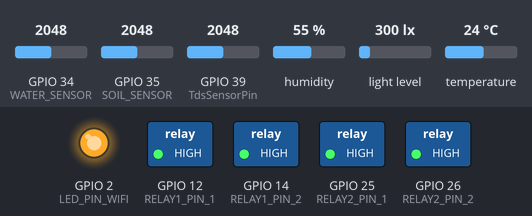
Simulated run of this sketch. Board: ESP32. Shown: switched loads named in the sketch (green lamp = pin HIGH), output pins drawn as LEDs (lit = HIGH). Inputs (shaded band) come from the test bench; at power-on: GPIO 34 (WATER_SENSOR) = 2048, temperature 24 °C, light level 300 lx, GPIO 35 (SOIL_SENSOR) = 2048, GPIO 39 (TdsSensorPin) = 2048, humidity 55 %. WiFi joins after 1.5 s; servers stay silent unless stated; no MQTT or app messages arrive unless stated; what the sketch prints to the serial monitor is not drawn.

Above: at 3.3 s.
3.4 s: GPIO 34 (WATER_SENSOR) set to 260
At 5.62 s:
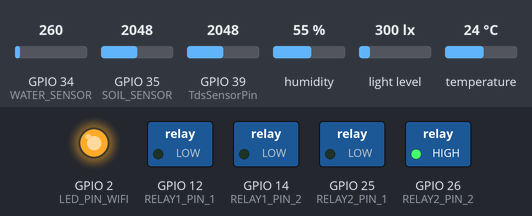
15.3 s: GPIO 34 (WATER_SENSOR) set to 223
At 16.8 s:
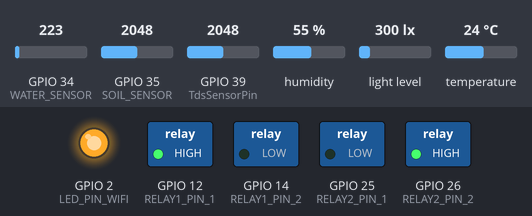
22.0 s: temperature set to 26.6 °C
28.7 s: temperature set to 27.6 °C
At 30.6 s:
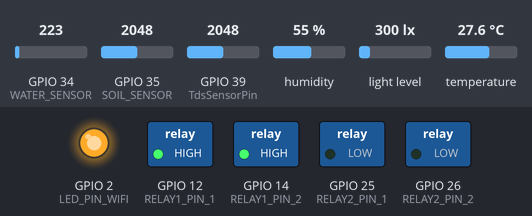
35.4 s: light level set to 477 lx
42.1 s: light level set to 536 lx
At 46.5 s:
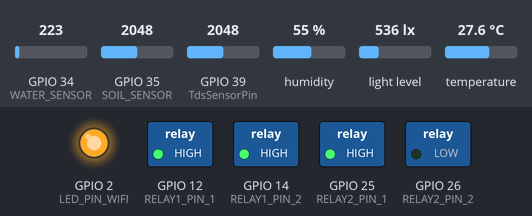
Timing chart, 0 to 48.0 s (numbered marks = the images above; inputs shaded):
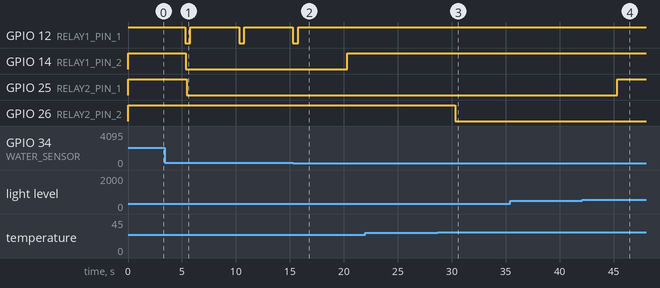

The sketch:

Smart_plant_project_v2.ino
```cpp
#include <DHT.h>
#include <WiFi.h>
#include <PubSubClient.h>
#include <Wire.h>
#include <BH1750.h>

// LED WiFi indicator
#define LED_PIN_WIFI LED_BUILTIN

// LED MQTT indicator
#define LED_PIN_MQTT 2

// DHT Sensor
#define DHTPIN 4        // Digital pin connected to the DHT sensor
#define DHTTYPE DHT22   // DHT 22  (AM2302), AM2321
DHT dht(DHTPIN, DHTTYPE);

// 2 Way Module Relay HW-383
#define RELAY1_PIN_1 12 // Submersible Water Pump
#define RELAY1_PIN_2 14 // Water Mist Generator
#define RELAY2_PIN_1 25 // LED Stripe
#define RELAY2_PIN_2 26 // Kipas

// Light Sensor
BH1750 lightMeter;
#define LIGHT_SDA 32
#define LIGHT_SCL 33

// MH Water Sensor (water level)
#define WATER_SENSOR 34

// Capacitive Soil Moisture Sensor
#define SOIL_SENSOR 35
// Calibration values (Update these based on your own sensor testing)
const int AirValue = 2290;   // Sensor reading in dry air
const int WaterValue = 355; // Sensor reading completely submerged in water

// TDS Sensor v1.0
#define TdsSensorPin 39  // ADC pin connected to AOUT
#define VREF 3.3         // ESP32 ADC reference voltage
#define SCOUNT 30        // Number of samples
int analogBuffer[SCOUNT];
int analogBufferIndex = 0;
float averageAnalogRead() {
  long sum = 0;
  for (int i = 0; i < SCOUNT; i++) sum += analogBuffer[i];
  return sum / (float)SCOUNT;
}

// Range ideal suhu tanaman hias 18 - 27 (done)
const int TEMP_THRESHOLD = 27;

// Range ideal kelembaban tanaman hias 60% - 80% (done)
const int MIST_THRESHOLD = 70;

// Range ideal tinggi air pada wadah 250 - 2000 unit (done)
const int WATER_THRESHOLD = 250;

// Range ideal ppm air pada wadah 0 - 450 ppm (done)
const int PPM_THRESHOLD = 450;

// Range ideal kelembaban tanah 50% - 70% (done)
const int SOIL_MOIST_THRESHOLD = 60;

// Range ideal intensitas cahaya 500 - 1500 lux (done)
const int LUX_THRESHOLD = 500;

// Actuator stays ON only for this long (ms) each time it is triggered
const unsigned int PULSE_DURATION = 500; // 0.5 detik

const unsigned long STATE_NOTIF_INTERVAL = 300000; // 5 menit
unsigned long lastStateNotif = 0;

// WiFi Connection
const char* ssid = "Kantin Belakang";
const char* password = "PemudaTersesat27";

// MQTT Server
const bool isCloud = false;
const char* cloudMqttServer = "broker.hivemq.com"; // MQTT cloud broker
const int cloudMqttPort = 1883; // MQTT cloud port
const char* localMqttServer = "192.168.1.29"; // MQTT local broker
const int localMqttPort = 1883; // MQTT local port

WiFiClient espClient;
PubSubClient client(espClient);

// MQTT Topics
const char* PUB_TEMPERATURE  = "/smartplant/esp32-01/sensor/temperature";
const char* PUB_HUMIDITY     = "/smartplant/esp32-01/sensor/humidity";
const char* PUB_MOISTURE     = "/smartplant/esp32-01/sensor/moisture";
const char* PUB_WATER_LEVEL  = "/smartplant/esp32-01/sensor/water-level";
const char* PUB_LIGHT        = "/smartplant/esp32-01/sensor/light";
const char* PUB_TDS          = "/smartplant/esp32-01/sensor/ppm";
const char* PUB_SNAPSHOT     = "/smartplant/esp32-01/data";

const char* NOTIF_PUMP       = "/smartplant/esp32-01/notification/pump";
const char* NOTIF_MIST       = "/smartplant/esp32-01/notification/mist";
const char* NOTIF_LED        = "/smartplant/esp32-01/notification/led";
const char* NOTIF_FAN        = "/smartplant/esp32-01/notification/fan";

const char* ON               = "1"; // ON
const char* OFF              = "0"; // OFF

void publishTopic(const char* topicName, String value){
  if(client.publish(topicName, value.c_str())) {
    Serial.print("Published [");
    Serial.print(topicName);
    Serial.print("]: ");
    Serial.println(value);
  } else {
    Serial.print("Failed to publish [");
    Serial.print(topicName);
    Serial.println("]");
  };
}

void setup_wifi() {
  delay(100);
  Serial.println();
  Serial.print("Connecting to ");
  Serial.println(ssid);
  WiFi.begin(ssid, password);

  while (WiFi.status() != WL_CONNECTED) {
    delay(1000);
    digitalWrite(LED_PIN_WIFI, LOW); // LED OFF
    Serial.print(".");
    Serial.print(" status=");
    Serial.println(WiFi.status());

  }

  digitalWrite(LED_PIN_WIFI, HIGH); // LED ON
  Serial.println("");
  Serial.println("WiFi connected");
  Serial.println("IP address: ");
  Serial.println(WiFi.localIP());
}

void setup_light_sensor() {
  Wire.begin(LIGHT_SDA, LIGHT_SCL); // SDA, SCL pins for ESP32

  // Initialize BH1750
  if (lightMeter.begin(BH1750::CONTINUOUS_HIGH_RES_MODE)) {
    Serial.println("BH1750 sensor initialized successfully.");
  } else {
    Serial.println("Error initializing BH1750. Check wiring!");
    while (true) delay(100);
  }
}

int latestWaterLevel = -1;
float latestTdsValue = -1;
float latestSoilMoistureValue = -1;
float latestTemperatureValue = -1;
float latestAirHumidityValue = -1;
float latestLuxValue = -1;

// Pulse state of each actuator
bool isPumpPulseActive = false;
bool isMistPulseActive = false;
bool isLedPulseActive = false;
bool isFanPulseActive = false;

unsigned long pumpPulseStart = 0;
unsigned long mistPulseStart = 0;
unsigned long ledPulseStart = 0;
unsigned long fanPulseStart = 0;

void updatePumpState() {
  if (latestWaterLevel < 0 || latestTdsValue < 0 || latestSoilMoistureValue < 0) {
    return;
  }

  bool isSoilBelowRange = latestSoilMoistureValue <= SOIL_MOIST_THRESHOLD;
  bool isWaterLevelInRange = latestWaterLevel >= WATER_THRESHOLD;
  bool isTdsInRange = latestTdsValue <= PPM_THRESHOLD;

  bool isPumpAllowed = isSoilBelowRange && isWaterLevelInRange && isTdsInRange;

  if (isPumpAllowed && !isPumpPulseActive) {
    digitalWrite(RELAY1_PIN_1, LOW); // Water pump on
    isPumpPulseActive = true;
    pumpPulseStart = millis();
    publishTopic(NOTIF_PUMP, ON);
  } else if (!isPumpAllowed && isPumpPulseActive) {
    digitalWrite(RELAY1_PIN_1, HIGH); // Water pump off (conditions no longer safe)
    isPumpPulseActive = false;
    publishTopic(NOTIF_PUMP, OFF);
  }

  if (isPumpPulseActive) {
    Serial.println("Water Pump: ON");
  } else {
    Serial.println("Water Pump: OFF");
  }
}

void updateMistState() {
  if (latestWaterLevel < 0 || latestAirHumidityValue < 0 || latestTemperatureValue < 0 ) {
    return;
  }

  bool isWaterLevelInRange = latestWaterLevel >= WATER_THRESHOLD;
  bool isHumidityBelowRange = latestAirHumidityValue <= MIST_THRESHOLD;

  bool isMistAllowed = isWaterLevelInRange && isHumidityBelowRange;

  if (isMistAllowed && !isMistPulseActive) {
    digitalWrite(RELAY1_PIN_2, LOW); // Water mist on
    isMistPulseActive = true;
    mistPulseStart = millis();
    publishTopic(NOTIF_MIST, ON);
  } else if (!isMistAllowed && isMistPulseActive) {
    digitalWrite(RELAY1_PIN_2, HIGH); // Water mist off (conditions no longer safe)
    isMistPulseActive = false;
    publishTopic(NOTIF_MIST, OFF);
  }

  if (isMistPulseActive) {
    Serial.println("Water Mist: ON");
  } else {
    Serial.println("Water Mist: OFF");
  }
}

void updateLedState() {
  if (latestLuxValue < 0) {
    return;
  }

  bool isLuxBelow = latestLuxValue <= LUX_THRESHOLD;
  bool isLedAllowed = isLuxBelow;

  if (isLedAllowed && !isLedPulseActive) {
    digitalWrite(RELAY2_PIN_1, LOW); // LED on
    isLedPulseActive = true;
    ledPulseStart = millis();
    publishTopic(NOTIF_LED, ON);
  } else if (!isLedAllowed && isLedPulseActive) {
    digitalWrite(RELAY2_PIN_1, HIGH); // LED off (conditions no longer met)
    isLedPulseActive = false;
    publishTopic(NOTIF_LED, OFF);
  }

  if (isLedPulseActive) {
    Serial.println("LED: ON");
  } else {
    Serial.println("LED: OFF");
  }
}

void updateFanState() {
  if (latestTemperatureValue < 0) {
    return;
  }

  bool isTemperatureOver = latestTemperatureValue >= TEMP_THRESHOLD;
  bool isFanAllowed = isTemperatureOver;

  if (isFanAllowed && !isFanPulseActive) {
    digitalWrite(RELAY2_PIN_2, LOW); // Fan on
    isFanPulseActive = true;
    fanPulseStart = millis();
    publishTopic(NOTIF_FAN, ON);
  } else if (!isFanAllowed && isFanPulseActive) {
    digitalWrite(RELAY2_PIN_2, HIGH); // Fan off (conditions no longer met)
    isFanPulseActive = false;
    publishTopic(NOTIF_FAN, OFF);
  }

  if (isFanPulseActive) {
    Serial.println("FAN: ON");
  } else {
    Serial.println("FAN: OFF");
  }
}

// Turn off every actuator whose pulse has lasted PULSE_DURATION
void checkPulseTimers() {
  unsigned long now = millis();

  if (isPumpPulseActive && now - pumpPulseStart >= PULSE_DURATION) {
    digitalWrite(RELAY1_PIN_1, HIGH); // Water pump off
    isPumpPulseActive = false;
    publishTopic(NOTIF_PUMP, OFF);
  }
}

// Publish topic untuk kondisi aktuator
void publishActuatorStates() {
  bool isPumpOn = digitalRead(RELAY1_PIN_1) == LOW;
  bool isMistOn = digitalRead(RELAY1_PIN_2) == LOW;
  bool isLedOn = digitalRead(RELAY2_PIN_1) == LOW;
  bool isFanOn = digitalRead(RELAY2_PIN_2) == LOW;

  publishTopic(NOTIF_PUMP, isPumpOn ? ON : OFF);
  publishTopic(NOTIF_MIST, isMistOn ? ON : OFF);
  publishTopic(NOTIF_LED, isLedOn ? ON : OFF);
  publishTopic(NOTIF_FAN, isFanOn ? ON : OFF);
}

void publishSnapshot() {
  bool pumpOn = digitalRead(RELAY1_PIN_1) == LOW;
  bool mistOn = digitalRead(RELAY1_PIN_2) == LOW;
  bool ledOn  = digitalRead(RELAY2_PIN_1) == LOW;
  bool fanOn  = digitalRead(RELAY2_PIN_2) == LOW;

  String payload = "{";

  payload += "\"device\":\"esp32-01\",";

  payload += "\"temperature\":";
  payload += String(latestTemperatureValue, 2);
  payload += ",";

  payload += "\"humidity\":";
  payload += String(latestAirHumidityValue, 2);
  payload += ",";

  payload += "\"moisture\":";
  payload += String(latestSoilMoistureValue, 2);
  payload += ",";

  payload += "\"water_level\":";
  payload += String(latestWaterLevel);
  payload += ",";

  payload += "\"light\":";
  payload += String(latestLuxValue, 2);
  payload += ",";

  payload += "\"tds\":";
  payload += String(latestTdsValue, 2);
  payload += ",";

  payload += "\"pump\":";
  payload += pumpOn ? "1" : "0";
  payload += ",";

  payload += "\"mist\":";
  payload += mistOn ? "1" : "0";
  payload += ",";

  payload += "\"led\":";
  payload += ledOn ? "1" : "0";
  payload += ",";

  payload += "\"fan\":";
  payload += fanOn ? "1" : "0";

  payload += "}";

  publishTopic(PUB_SNAPSHOT, payload);
}

void setup() {
  Serial.begin(9600);

  pinMode(WATER_SENSOR, INPUT); // Water Level Sensor

  pinMode(LED_PIN_WIFI, OUTPUT); // WiFi indicator LED
  pinMode(LED_PIN_MQTT, OUTPUT); // MQTT indicator LED

  pinMode(RELAY1_PIN_1, OUTPUT); // Relay 1 1
  pinMode(RELAY1_PIN_2, OUTPUT); // Relay 1 2
  pinMode(RELAY2_PIN_1, OUTPUT); // Relay 2 1
  pinMode(RELAY2_PIN_2, OUTPUT); // Relay 2 2

  digitalWrite(RELAY1_PIN_1, HIGH); // Pump off; relay is active-low
  digitalWrite(RELAY1_PIN_2, HIGH); // Water Mist Generator off; relay is active-low
  digitalWrite(RELAY2_PIN_1, HIGH); // LED off; relay is active-low
  digitalWrite(RELAY2_PIN_2, HIGH); // Fan off; relay is active-low

  setup_wifi();

  // START MQTT Setup
  const char* mqttServer = isCloud ? cloudMqttServer : localMqttServer;
  const int mqttPort = isCloud ? cloudMqttPort : localMqttPort;

  client.setServer(mqttServer, mqttPort);
  // END MQTT Setup

  dht.begin();
  setup_light_sensor();
}

void reconnect() {
  while (!client.connected()) {
    Serial.print("Attempting MQTT connection...");
    if (client.connect("ESPClient")) {
      publishActuatorStates();
      Serial.println("connected");
      digitalWrite(LED_PIN_MQTT, HIGH);
    } else {
      digitalWrite(LED_PIN_MQTT, LOW);
      Serial.print("failed, rc=");
      Serial.print(client.state());
      Serial.println(" try again in 5 seconds");
      delay(5000);
    }
  }
}

void dht22Sensor() {
  // Read humidity and temperature
  float h = dht.readHumidity();
  float t = dht.readTemperature(); // Celsius by default

  // Check if readings failed
  if (isnan(h) || isnan(t)) {
    Serial.println(F("Failed to read from DHT sensor!"));
    return;
  }

  latestAirHumidityValue = h;
  latestTemperatureValue = t;
  publishTopic(PUB_TEMPERATURE, String(t, 2));
  publishTopic(PUB_HUMIDITY, String(h, 2));

  // Serial.print(F("Humidity: "));
  // Serial.print(h);
  // Serial.print(F("% | Temperature: "));
  // Serial.print(t);
  // Serial.println(F("°C"));
}

void capacitiveSoilSensor() {
  int sensorVal = analogRead(SOIL_SENSOR); // Read analog value from ESP32 pin

  // Convert raw reading to a percentage (constrained between 0% and 100%)
  int moisturePercent = map(sensorVal, AirValue, WaterValue, 0, 100);
  moisturePercent = constrain(moisturePercent, 0, 100);

  latestSoilMoistureValue = moisturePercent;
  publishTopic(PUB_MOISTURE, String(moisturePercent));

  // Serial.print("Raw Value: ");
  // Serial.print(sensorVal);
  // Serial.print(" | AirValue: ");
  // Serial.print(AirValue);
  // Serial.print(" | WaterValue: ");
  // Serial.print(WaterValue);
  // Serial.print(" | Moisture: ");
  // Serial.print(moisturePercent);
  // Serial.println("%");
}

void waterLevelSensor() {
  int waterLevel = analogRead(WATER_SENSOR);
  latestWaterLevel = waterLevel;
  publishTopic(PUB_WATER_LEVEL, String(waterLevel));

  // Serial.print("Water Level Value: ");
  // Serial.println(latestWaterLevel);
}

void lightLevelSensor() {
  // Read light level in lux
  float lux = lightMeter.readLightLevel();

  // Validate reading
  if (lux < 0) {
    Serial.println("Error reading light level.");
  } else {
    latestLuxValue = lux;
    publishTopic(PUB_LIGHT, String(lux, 2));

    // Serial.print("Light: ");
    // Serial.print(lux);
    // Serial.println(" lx");
  }
}

void tdsMeterSensor() {
  analogBuffer[analogBufferIndex++] = analogRead(TdsSensorPin);
  if (analogBufferIndex == SCOUNT) analogBufferIndex = 0;

  float average = averageAnalogRead();
  float voltage = average * (VREF / 4095.0); // ESP32 ADC is 12-bit
  float tdsValue = (133.42 * voltage * voltage * voltage
                   - 255.86 * voltage * voltage
                   + 857.39 * voltage) * 0.5; // ppm

  latestTdsValue = tdsValue;
  publishTopic(PUB_TDS, String(tdsValue, 2));

  // Serial.print("Voltage: ");
  // Serial.print(voltage, 2);
  // Serial.print(" V  |  TDS: ");
  // Serial.print(tdsValue, 0);
  // Serial.println(" ppm");
}

const unsigned long SENSOR_INTERVAL = 5000;
unsigned long lastSensorRead = 0;

void loop() {
  if (!client.connected()) {
    reconnect();
  }

  // Process incoming MQTT messages first
  client.loop();

  // Turn off actuators that have been ON for PULSE_DURATION (runs every loop, not every 2 seconds)
  checkPulseTimers();

  unsigned long now = millis();

  if (now - lastSensorRead >= SENSOR_INTERVAL) {
    lastSensorRead = now;
    dht22Sensor();
    capacitiveSoilSensor();
    waterLevelSensor();
    lightLevelSensor();
    tdsMeterSensor();

    updatePumpState();
    updateMistState();
    updateLedState();
    updateFanState();

    publishSnapshot();
    Serial.println("");
  }

  // Send actuator state every 5 minutes
  if (now - lastStateNotif >= STATE_NOTIF_INTERVAL) {
    lastStateNotif = now;
    publishActuatorStates();
  }
}
```

Measured:
- the behaviour switches between 250 and 249 on GPIO 34 (WATER_SENSOR) (found by bisection; images 1 and 2)
- the behaviour switches between 26.9 and 27 °C on temperature (found by bisection; images 2 and 3)
- the behaviour switches between 500 and 501 lx on light level (found by bisection; images 3 and 4)
- after the input at 15.3 s, GPIO 12 (RELAY1_PIN_1): goes on until 15.8 s, then stays HIGH; GPIO 14 (RELAY1_PIN_2): LOW → HIGH after 5.0 s
- after the input at 22.0 s, every drawn part: stays the same
- after the input at 28.7 s, GPIO 26 (RELAY2_PIN_2): HIGH → LOW after 1.6 s
- after the input at 35.4 s, every drawn part: stays the same
- after the input at 42.1 s, GPIO 25 (RELAY2_PIN_1): LOW → HIGH after 3.2 s
- by itself, GPIO 12 (RELAY1_PIN_1): alternates HIGH for 4.5 s and LOW for 0.50 s
